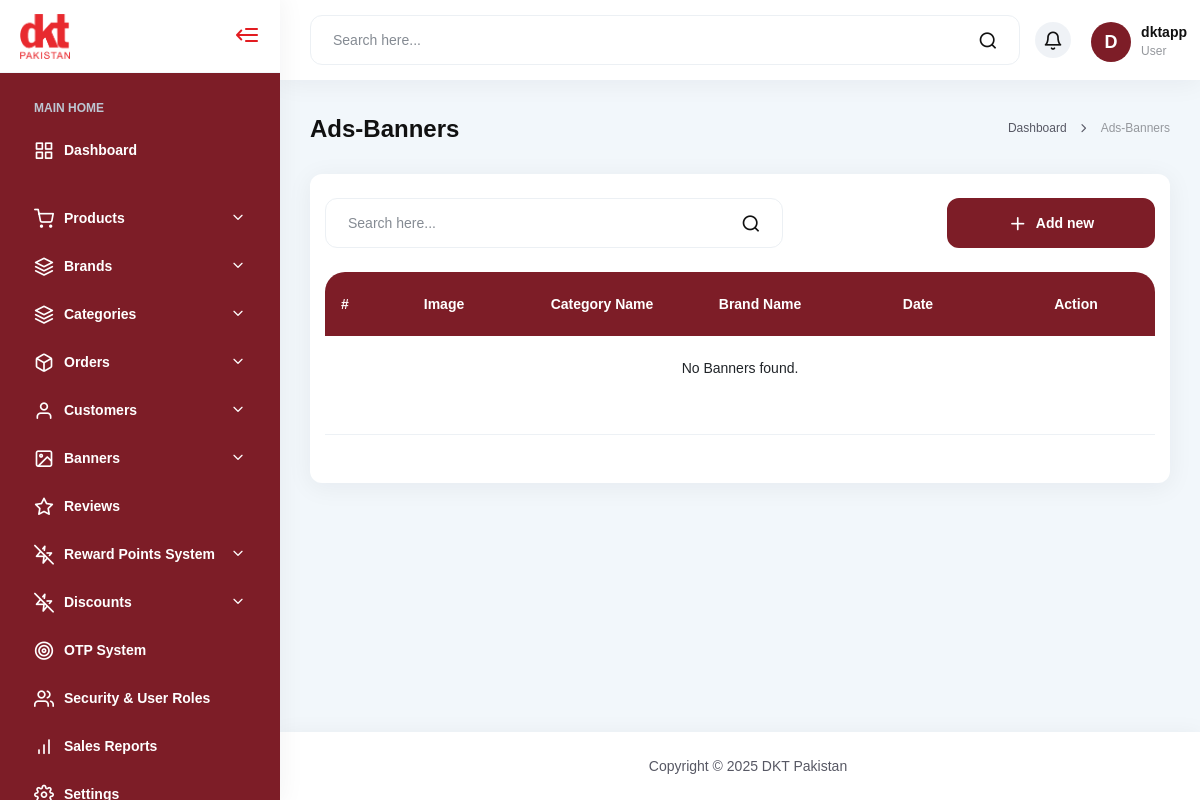
The app's page /adbanner/ (signed in), older data.
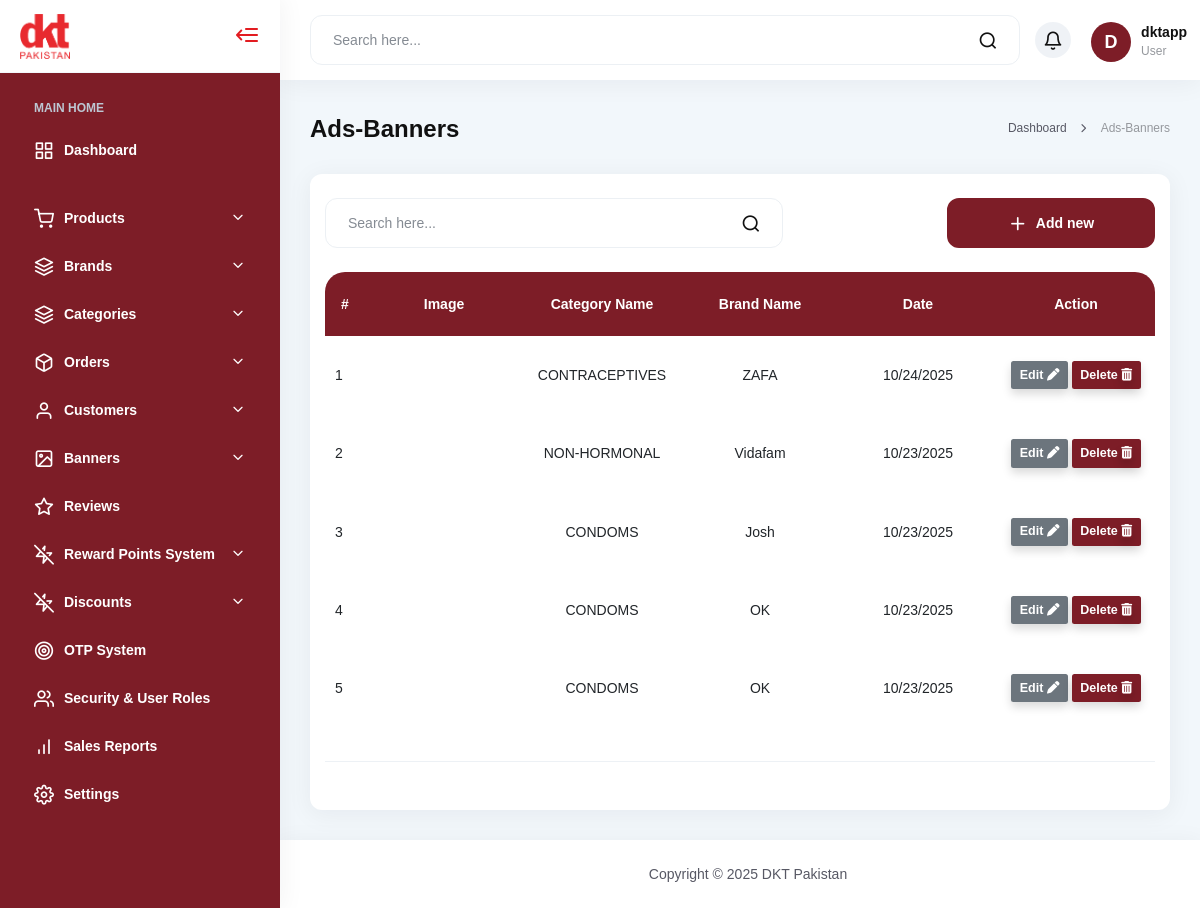
The same page, newer data.
### app/models.py (models this page shows, shortened)
class Ad(models.Model):
    category = models.ForeignKey(Category, on_delete=models.CASCADE, related_name="ads")
    brand = models.ForeignKey(Brand, on_delete=models.SET_NULL, null=True, blank=True, related_name="ads")
    image = models.ImageField(upload_to="ads/", blank=True, null=True)
    created_at = models.DateTimeField(auto_now_add=True)

class Category(models.Model):
    name = models.CharField(max_length=200, unique=True)
    slug = models.SlugField(max_length=200, unique=True)
    image = models.ImageField(upload_to='category/images/', blank=True, null=True)
    created_at = models.DateTimeField(auto_now_add=True)
    class Meta:
        ordering = ['name']

class Brand(models.Model):
    name = models.CharField(max_length=200, unique=True)
    slug = models.SlugField(max_length=200, unique=True)
    image = models.ImageField(upload_to="brands/images/", blank=True, null=True)
    created_at = models.DateTimeField(auto_now_add=True)
    class Meta:
        ordering = ['name']

### app/views.py (the view)
# urls.py: path("adbanner/", views.ad, name="adbanner"),
@login_required(login_url='login')
def ad(request):
    search_query = request.GET.get('q', '')
    if search_query:
        ads = Ad.objects.filter(name__icontains=search_query).order_by('-id')
    else:
        ads = Ad.objects.all().order_by('-id')
    return render(request, "pages/adbanner.html", {"ads": ads})

### app/templates/pages/adbanner.html (shortened to what the changed rows need)
{% extends 'dashboard.html' %}
{% load static %}
{% block content %}
  <div class="main-content-inner">
                            <div class="main-content-wrap">
                                <div class="wg-box">
                                     <div class="table-responsive card-body p-0">
                                       <table id="myDataTable" class="table table-hover no-border align-middle">
                                    <thead class="table-head text-white text-center">
                                    <tr>
                                        <th class="id-col text-center align-middle p-0">#</th>
                                         <th class="text-center">Image</th>
                                        <th class="text-center">Category Name</th>
                                         <th class="text-center">Brand Name</th>
                                        <th class="text-center">Date</th>
                                        <th class="text-center">Action</th>
                                    </tr>
                                    </thead>
                                   <tbody id="user-table-body">
                                    {% for ad in ads %}
                                    <tr>
                                        <td>{{ forloop.counter }}</td>
                                        <td class="text-center">
                                        </td>
                                        <td class="text-center">
                                            {% if ad.category %}
                                                {{ ad.category.name }}
                                            {% else %}
                                                <span class="text-muted">No Category</span>
                                            {% endif %}
                                        </td>
                                        <td class="text-center">
                                            {% if ad.brand %}
                                                {{ ad.brand.name }}
                                            {% else %}
                                                <span class="text-muted">No Brand</span>
                                            {% endif %}
                                        </td>
                                        <td class="text-center">{{ ad.created_at|date:"m/d/Y" }}</td>
                                        <td class="text-center">
                                                <a href="{% url 'edit_adbanner' ad.pk %}" class="btn text-white fs-5 fw-semibold bg-secondary shadow"> Edit
                                                    <i class="fa-solid fa-pen"></i>
                                                </a>
                                                <a href="{% url 'delete_adbanner' ad.pk %}" class="btn text-white fw-semibold bg-danger fs-5 shadow">Delete <i class="fa-solid fa-trash-can shadow"></i>
                                                </a>
                                        </td>
                                    </tr>
                                    {% empty %}
                                    <tr>
                                        <td colspan="6" class="text-center">No Banners found.</td>
                                    </tr>
                                    {% endfor %}
                                </tbody>
                                </table>
                                    </div>
                                </div>
                            </div>
                        </div>
{% endblock %}

Row changes from the older to the newer data that the page shows:
added Ad: category.name "CONTRACEPTIVES", brand.name "ZAFA", created_at "10/24/2025"
added Ad: category.name "NON-HORMONAL", brand.name "Vidafam", created_at "10/23/2025"
added Ad: category.name "CONDOMS", brand.name "Josh", created_at "10/23/2025"
added Ad: category.name "CONDOMS", brand.name "OK", created_at "10/23/2025"
added Ad: category.name "CONDOMS", brand.name "OK", created_at "10/23/2025"
Text that changed along with them:
text no longer shown: "No Banners found."
